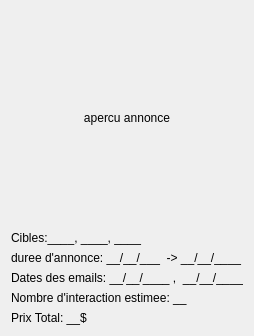
            <widget class="QWidget" name="tab_apercu_annonce">
             <property name="layoutDirection">
              <enum>Qt::LeftToRight</enum>
             </property>
             <attribute name="title">
              <string>Apercu</string>
             </attribute>
             <layout class="QVBoxLayout" name="verticalLayout_14">
              <item>
               <layout class="QVBoxLayout" name="verticalLayout_13">
                <property name="topMargin">
                 <number>100</number>
                </property>
                <property name="bottomMargin">
                 <number>100</number>
                </property>
                <item>
                 <widget class="QLabel" name="label_10">
                  <property name="sizePolicy">
                   <sizepolicy hsizetype="Expanding" vsizetype="Expanding">
                    <horstretch>0</horstretch>
                    <verstretch>0</verstretch>
                   </sizepolicy>
                  </property>
                  <property name="text">
                   <string>apercu annonce</string>
                  </property>
                  <property name="alignment">
                   <set>Qt::AlignCenter</set>
                  </property>
                 </widget>
                </item>
               </layout>
              </item>
              <item>
               <layout class="QHBoxLayout" name="horizontalLayout_13">
                <item>
                 <widget class="QLabel" name="label_11">
                  <property name="text">
                   <string>Cibles:____, ____, ____</string>
                  </property>
                 </widget>
                </item>
               </layout>
              </item>
              <item>
               <layout class="QVBoxLayout" name="verticalLayout_15">
                <item>
                 <widget class="QLabel" name="label_13">
                  <property name="text">
                   <string>duree d'annonce: __/__/___  -&gt; __/__/____</string>
                  </property>
                 </widget>
                </item>
               </layout>
              </item>
              <item>
               <layout class="QHBoxLayout" name="horizontalLayout_14">
                <item>
                 <widget class="QLabel" name="label_12">
                  <property name="text">
                   <string>Dates des emails: __/__/____ ,  __/__/____</string>
                  </property>
                 </widget>
                </item>
               </layout>
              </item>
              <item>
               <layout class="QVBoxLayout" name="verticalLayout_16">
                <item>
                 <widget class="QLabel" name="label_14">
                  <property name="text">
                   <string>Nombre d'interaction estimee: __</string>
                  </property>
                 </widget>
                </item>
                <item>
                 <widget class="QLabel" name="label_15">
                  <property name="text">
                   <string>Prix Total: __$</string>
                  </property>
                 </widget>
                </item>
               </layout>
              </item>
             </layout>
            </widget>
